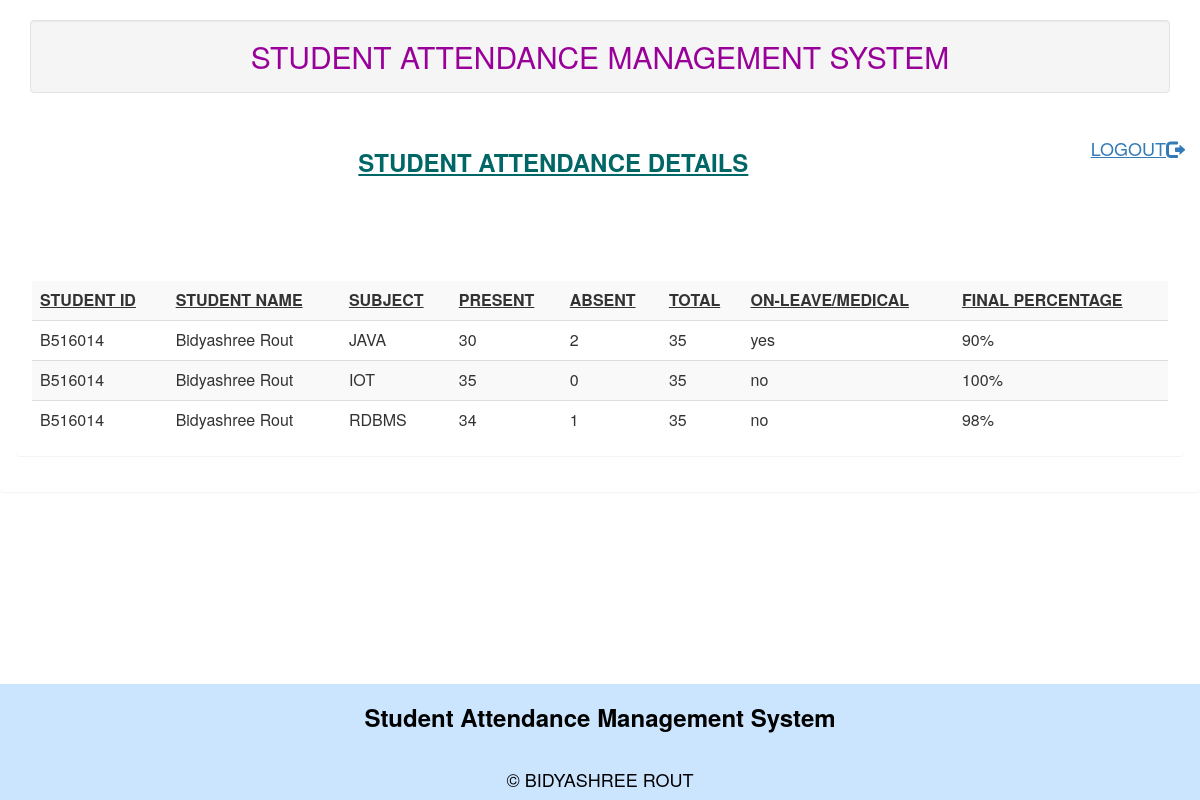
/student_main.php, run on the app's committed database.
### tables this page shows
CREATE TABLE IF NOT EXISTS `attendance` (
  `student_id` varchar(255) NOT NULL,
  `student_name` varchar(255) NOT NULL,
  `subject` varchar(255) NOT NULL,
  `present` varchar(255) NOT NULL,
  `absent` varchar(255) NOT NULL,
  `total` varchar(255) NOT NULL,
  `on_leave` varchar(255) NOT NULL,
  `final_percentage` varchar(255) NOT NULL
);

### student_main.php (the view, shortened to what this page needs)
<?php
include("header.php");
include("db.php");
$sql = "SELECT * FROM attendance";
$records = mysqli_query($con,$sql);
?>
<html>
<head>
</head>
<body>
<div class="panel panel-body">
	  <a href="index.php">
          <h4 class="pull-right"><u>LOGOUT</u> <span class="glyphicon glyphicon-log-out pull-right"></span></h4>
         </a>
   <h3 align="center" style="color:#006666"><b><u>STUDENT ATTENDANCE DETAILS</u></b></h3>
   <br>
   <br>
   <br>
   <br>
   <div class="panel panel-body">
	     <table class="table table-striped">
		 <tr>
		    <th><u>STUDENT ID</u></th>
			<th><u>STUDENT NAME</u></th>
			<th><u>SUBJECT</u></th>
			<th><u>PRESENT</u></th>
			<th><u>ABSENT</u></th>
			<th><u>TOTAL</u></th>
			<th><u>ON-LEAVE/MEDICAL</u></th>
			<th><u>FINAL PERCENTAGE</u></th>
		</tr>
		<?php
		while($attendance = mysqli_fetch_assoc($records))
		{
			echo "<tr>";
			echo "<td>".$attendance['student_id']."</td>";
			echo "<td>".$attendance['student_name']."</td>";
			echo "<td>".$attendance['subject']."</td>";
			echo "<td>".$attendance['present']."</td>";
			echo "<td>".$attendance['absent']."</td>";
			echo "<td>".$attendance['total']."</td>";
			echo "<td>".$attendance['on_leave']."</td>";
			echo "<td>".$attendance['final_percentage']."</td>";
            echo "</tr>";
	    }
		?>
</div>
</body>
</html>
<?php   include "footer.php" ?>

### data on the page
attendance: student "B516014", student_name "Bidyashree Rout", subject "JAVA", present "30", absent "2", total "35", on_leave "yes", final_percentage "90%"
attendance: student "B516014", student_name "Bidyashree Rout", subject "IOT", present "35", absent "0", total "35", on_leave "no", final_percentage "100%"
attendance: student "B516014", student_name "Bidyashree Rout", subject "RDBMS", present "34", absent "1", total "35", on_leave "no", final_percentage "98%"
